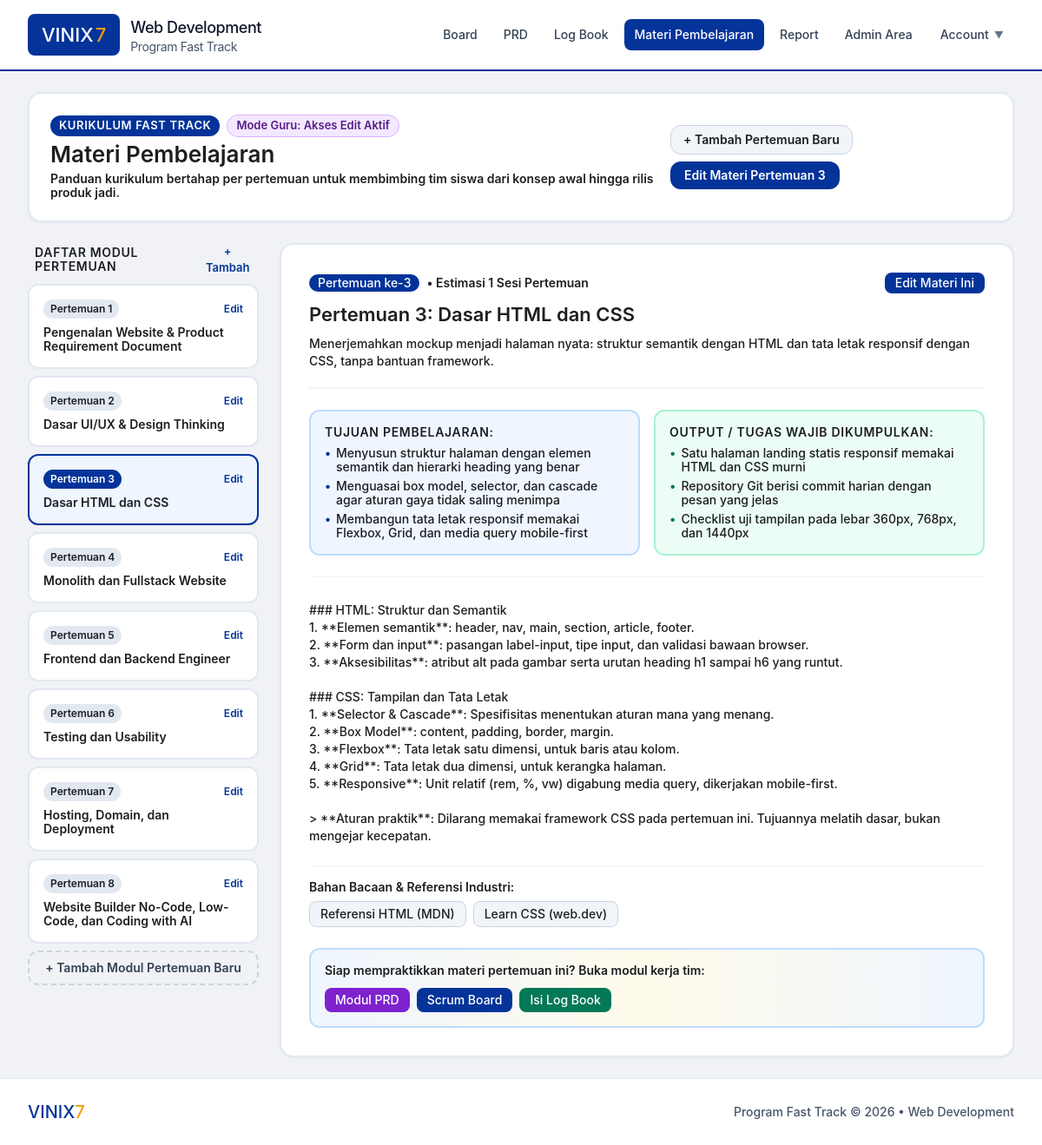
Screenshot of /lms.php?week=3 (signed in) with the database file from the repository.
### tables this page shows
CREATE TABLE lms_modules (
            id TEXT PRIMARY KEY,
            week_number INTEGER NOT NULL,
            title TEXT NOT NULL,
            summary TEXT NOT NULL,
            content TEXT NOT NULL,
            objectives TEXT NOT NULL,
            deliverables TEXT NOT NULL,
            external_links TEXT NOT NULL,
            is_published INTEGER DEFAULT 1
        );

### lms.php (the view, shortened to what this page needs)
<?php
require_once __DIR__ . '/includes/header.php';
$isGuru = ($currentRole === 'guru' || $currentRole === 'super_admin');
$selectedWeek = (int)($_GET['week'] ?? 1);
$stmt = $pdo->query("SELECT * FROM lms_modules ORDER BY week_number ASC");
$modules = $stmt->fetchAll();
$currentModule = null;
foreach ($modules as $m) {
    if ((int)$m['week_number'] === $selectedWeek) {
        $currentModule = $m;
        break;
    }
}
$objectives = $currentModule ? (json_decode($currentModule['objectives'] ?? '[]', true) ?? []) : [];
$deliverables = $currentModule ? (json_decode($currentModule['deliverables'] ?? '[]', true) ?? []) : [];
$externalLinks = $currentModule ? (json_decode($currentModule['external_links'] ?? '[]', true) ?? []) : [];
?>
<div class="space-y-6">
    <div class="bg-white rounded-2xl p-6 border-2 border-slate-200 shadow-sm flex flex-col sm:flex-row sm:items-center justify-between gap-4">
        <div>
            <div class="flex items-center gap-2 mb-1">
                <span class="px-2.5 py-0.5 bg-[#043399] text-white text-[11px] font-black rounded-full uppercase tracking-wider">Kurikulum Fast Track</span>
                <?php if ($isGuru): ?>
                    <span class="px-2.5 py-0.5 bg-purple-100 text-purple-900 border border-purple-300 text-[11px] font-black rounded-full">Mode Guru: Akses Edit Aktif</span>
                <?php else: ?>
                    <span class="px-2.5 py-0.5 bg-slate-100 text-slate-800 border border-slate-300 text-[11px] font-bold rounded-full">Mode Siswa: Hanya Baca</span>
                <?php endif; ?>
            </div>
            <h1 class="text-2xl font-black text-black">Materi Pembelajaran</h1>
            <p class="text-xs text-black font-semibold mt-1">
                Panduan kurikulum bertahap per pertemuan untuk membimbing tim siswa dari konsep awal hingga rilis produk jadi.
            </p>
        </div>
        <div class="flex flex-wrap items-center gap-2">
            <?php if ($isGuru): ?>
                <button type="button" onclick="openEditModuleModal(null)" class="px-3.5 py-2 bg-slate-100 hover:bg-slate-200 text-black border border-slate-300 rounded-xl text-xs font-black transition">
                    + Tambah Pertemuan Baru
                </button>
                <?php if ($currentModule): ?>
                    <button type="button" onclick="openEditModuleModal('<?= htmlspecialchars($currentModule['id']) ?>')" class="px-4 py-2 bg-[#043399] hover:bg-[#021f5c] text-white rounded-xl text-xs font-black shadow-sm transition">
                        Edit Materi Pertemuan <?= $currentModule['week_number'] ?>
                    </button>
                <?php endif; ?>
            <?php else: ?>
                <span class="px-3 py-1.5 bg-blue-50 text-[#043399] border border-blue-200 rounded-xl text-xs font-black">
                    Total <?= count($modules) ?> Modul Pertemuan
                </span>
            <?php endif; ?>
        </div>
    </div>
    <div class="grid grid-cols-1 lg:grid-cols-4 gap-6 items-start">
        <div class="lg:col-span-1 space-y-2">
            <div class="flex items-center justify-between px-2 mb-2">
                <span class="text-xs font-black text-black uppercase tracking-wider">
                    Daftar Modul Pertemuan
                </span>
                <?php if ($isGuru): ?>
                    <button type="button" onclick="openEditModuleModal(null)" class="text-[11px] text-[#043399] hover:underline font-black">
                        + Tambah
                    </button>
                <?php endif; ?>
            </div>
            <?php foreach ($modules as $m): ?>
                <a href="lms.php?week=<?= $m['week_number'] ?>" class="block p-4 rounded-xl border-2 transition <?= (int)$m['week_number'] === $selectedWeek ? 'bg-blue-50 border-[#043399] shadow-sm' : 'bg-white border-slate-200 hover:bg-slate-50' ?>">
                    <div class="flex items-center justify-between">
                        <span class="text-[10px] font-black px-2 py-0.5 rounded-full <?= (int)$m['week_number'] === $selectedWeek ? 'bg-[#043399] text-white' : 'bg-slate-200 text-black' ?>">
                            Pertemuan <?= $m['week_number'] ?>
                        </span>
                        <?php if ($isGuru): ?>
                            <button type="button" onclick="event.preventDefault(); event.stopPropagation(); openEditModuleModal('<?= htmlspecialchars($m['id']) ?>')" class="text-[10px] text-[#043399] hover:underline font-black">
                                Edit
                            </button>
                        <?php endif; ?>
                    </div>
                    <h4 class="text-xs font-black mt-2 text-black line-clamp-2">
                        <?= htmlspecialchars(preg_replace('/^(Minggu|Pekan|Pertemuan) \d+: /', '', $m['title'])) ?>
                    </h4>
                </a>
            <?php endforeach; ?>
            <?php if ($isGuru): ?>
                <button type="button" onclick="openEditModuleModal(null)" class="w-full py-2.5 px-3 border-2 border-dashed border-slate-300 hover:border-[#043399] hover:bg-blue-50 text-slate-700 hover:text-[#043399] rounded-xl text-xs font-black transition text-center mt-2">
                    + Tambah Modul Pertemuan Baru
                </button>
            <?php endif; ?>
        </div>
        <div class="lg:col-span-3 space-y-6">
            <?php if ($currentModule): ?>
                <div class="bg-white rounded-2xl p-6 sm:p-8 border-2 border-slate-200 shadow-sm space-y-6">
                    <div class="border-b-2 border-slate-100 pb-5">
                        <div class="flex flex-wrap items-center justify-between gap-2 mb-2">
                            <div class="flex items-center gap-2">
                                <span class="px-2.5 py-0.5 rounded-full bg-[#043399] text-white text-xs font-bold">
                                    Pertemuan ke-<?= $currentModule['week_number'] ?>
                                </span>
                                <span class="text-xs text-black font-semibold">• Estimasi 1 Sesi Pertemuan</span>
                            </div>
                            <?php if ($isGuru): ?>
                                <button type="button" onclick="openEditModuleModal('<?= htmlspecialchars($currentModule['id']) ?>')" class="px-3 py-1 bg-[#043399] hover:bg-[#021f5c] text-white text-xs font-bold rounded-lg shadow-xs transition">
                                    Edit Materi Ini
                                </button>
                            <?php endif; ?>
                        </div>
                        <h2 class="text-xl sm:text-2xl font-black text-black leading-tight">
                            <?= htmlspecialchars($currentModule['title']) ?>
                        </h2>
                        <p class="text-xs sm:text-sm text-black font-medium mt-2 leading-relaxed">
                            <?= htmlspecialchars($currentModule['summary']) ?>
                        </p>
                    </div>
                    <div class="grid grid-cols-1 md:grid-cols-2 gap-4">
                        <div class="bg-blue-50 p-4 rounded-xl border-2 border-blue-200 space-y-2">
                            <h4 class="text-xs font-black text-black uppercase tracking-wider flex items-center gap-1.5">
                                <span>Tujuan Pembelajaran:</span>
                            </h4>
                            <ul class="space-y-1.5 text-xs text-black font-medium">
                                <?php if (!empty($objectives)): ?>
                                    <?php foreach ($objectives as $obj): ?>
                                        <li class="flex items-start gap-1.5">
                                            <span class="text-[#043399] font-black">•</span>
                                            <span><?= htmlspecialchars($obj) ?></span>
                                        </li>
                                    <?php endforeach; ?>
                                <?php else: ?>
                                    <li class="text-slate-500 italic text-xs">Belum ada tujuan pembelajaran dicatat.</li>
                                <?php endif; ?>
                            </ul>
                        </div>
                        <div class="bg-emerald-50 p-4 rounded-xl border-2 border-emerald-200 space-y-2">
                            <h4 class="text-xs font-black text-black uppercase tracking-wider flex items-center gap-1.5">
                                <span>Output / Tugas Wajib Dikumpulkan:</span>
                            </h4>
                            <ul class="space-y-1.5 text-xs text-black font-medium">
                                <?php if (!empty($deliverables)): ?>
                                    <?php foreach ($deliverables as $del): ?>
                                        <li class="flex items-start gap-1.5">
                                            <span class="text-emerald-700 font-bold">•</span>
                                            <span class="font-bold"><?= htmlspecialchars($del) ?></span>
                                        </li>
                                    <?php endforeach; ?>
                                <?php else: ?>
                                    <li class="text-slate-500 italic text-xs">Belum ada output wajib dicatat.</li>
                                <?php endif; ?>
                            </ul>
                        </div>
                    </div>
                    <div class="pt-2 border-t border-slate-100 text-xs sm:text-sm leading-relaxed space-y-4">
                        <div class="whitespace-pre-line text-black font-medium">
                            <?= htmlspecialchars($currentModule['content']) ?>
                        </div>
                    </div>
                    <?php if (!empty($externalLinks)): ?>
                        <div class="pt-4 border-t border-slate-100">
                            <h4 class="text-xs font-black text-black mb-2">Bahan Bacaan & Referensi Industri:</h4>
                            <div class="flex flex-wrap gap-2">
                                <?php foreach ($externalLinks as $link): ?>
                                    <a href="<?= htmlspecialchars($link['url']) ?>" target="_blank" rel="noopener noreferrer" class="px-3 py-1.5 bg-slate-100 hover:bg-slate-200 border border-slate-300 text-black rounded-lg text-xs font-bold transition flex items-center gap-1">
                                        <span><?= htmlspecialchars($link['title']) ?></span>
                                    </a>
                                <?php endforeach; ?>
                            </div>
                        </div>
                    <?php endif; ?>
                    <div class="bg-gradient-to-r from-blue-50 via-amber-50 to-blue-50 p-4 rounded-xl border-2 border-blue-200 flex flex-wrap items-center justify-between gap-3">
                        <div class="text-xs font-black text-black">
                            Siap mempraktikkan materi pertemuan ini? Buka modul kerja tim:
                        </div>
                        <div class="flex items-center gap-2">
                            <a href="prd.php" class="px-3 py-1.5 rounded-lg bg-purple-700 text-white text-xs font-bold shadow-xs">Modul PRD</a>
                            <a href="board.php" class="px-3 py-1.5 rounded-lg bg-[#043399] text-white text-xs font-bold shadow-xs">Scrum Board</a>
                            <a href="logbook.php" class="px-3 py-1.5 rounded-lg bg-emerald-700 text-white text-xs font-bold shadow-xs">Isi Log Book</a>
                        </div>
                    </div>
                </div>
            <?php endif; ?>
        </div>
    </div>
</div>
<?php require_once __DIR__ . '/includes/footer.php'; ?>

### assets/css/custom.css (style rules this page uses)
:root { --vinix-blue: #043399; --vinix-blue-dark: #021f5c; --vinix-blue-light: #eef3fc; --vinix-yellow: #f59e0b; --vinix-yellow-dark: #d97706; --vinix-yellow-light: #fef8ee; --text-black: #1c1e21; --text-dark: #242526; --text-muted: #65676b; }
html { font-size: 16px; }
body { font-family: 'SF Pro Display', -apple-system, BlinkMacSystemFont, 'Segoe UI', Roboto, Helvetica, Arial, sans-serif; color: var(--text-black); background-color: #f0f2f5; font-size: 16px; line-height: 1.5; -webkit-font-smoothing: antialiased; -moz-osx-font-smoothing: grayscale; }
h1, h2, h3, h4, h5, h6 { font-weight: 600; color: #1c1e21; }
p, span, td, th, label, div, input, textarea, select, button { color: inherit; }
.text-\[10px\] { font-size: 12px !important; }
.text-\[11px\] { font-size: 13px !important; }
.text-xs { font-size: 14px !important; }
.text-xl { font-size: 22px !important; }
.text-2xl { font-size: 26px !important; }
.font-black { font-weight: 600 !important; }
.font-bold { font-weight: 500 !important; }
.text-white { color: #ffffff !important; }
.text-black { color: #1c1e21 !important; }

### includes/header.php (style rules this page uses)
body { font-family: 'SF Pro Display', -apple-system, BlinkMacSystemFont, 'Segoe UI', Roboto, Helvetica, Arial, sans-serif; color: #1c1e21; background-color: #f0f2f5; -webkit-font-smoothing: antialiased; -moz-osx-font-smoothing: grayscale; }
h1, h2, h3, h4, h5, h6, p, span, td, th, label, div, input, textarea, select { color: inherit; }
.text-white { color: #ffffff !important; }
.text-black { color: #1c1e21 !important; }

### rows the page displays
lms_modules: week_number "3", title "Dasar HTML dan CSS", title "Pertemuan 3: Dasar HTML dan CSS", summary "Menerjemahkan mockup menjadi halaman nyata: struktur semantik dengan HTML dan tata letak responsif dengan CSS, tanpa bantuan framework.", objectives "Menyusun struktur halaman dengan elemen semantik dan hierarki heading yang benar", objectives "Menguasai box model, selector, dan cascade agar aturan gaya tidak saling menimpa", objectives "Membangun tata letak responsif memakai Flexbox, Grid, dan media query mobile-first", deliverables "Satu halaman landing statis responsif memakai HTML dan CSS murni", deliverables "Repository Git berisi commit harian dengan pesan yang jelas", deliverables "Checklist uji tampilan pada lebar 360px, 768px, dan 1440px", content "### HTML: Struktur dan Semantik 1. **Elemen semantik**: header, nav, main, section, article, footer. 2. **Form dan input**: pasangan label-input, tipe input, dan validasi bawaan browser. 3. **Aksesibilitas**: atribut alt pada gambar serta urutan heading h1 sampai h6 yang runtut. ### CSS: Tampilan dan Tata Letak 1. **Selector & Cascade**: Spesifisitas menentukan aturan mana yang menang. 2. **Box Model**: content, padding, border, margin. 3. **Flexbox**: Tata letak satu dimensi, untuk baris atau kolom. 4. **Grid**: Tata letak dua dimensi, untuk kerangka halaman. 5. **Responsive**: Unit relatif (rem, %, vw) digabung media query, dikerjakan mobile-first. > **Aturan praktik**: Dilarang memakai…"
lms_modules: week_number "1", title "Pengenalan Website & Product Requirement Document"
lms_modules: week_number "2", title "Dasar UI/UX & Design Thinking"
lms_modules: week_number "4", title "Monolith dan Fullstack Website"
lms_modules: week_number "5", title "Frontend dan Backend Engineer"
lms_modules: week_number "6", title "Testing dan Usability"
lms_modules: week_number "7", title "Hosting, Domain, dan Deployment"
lms_modules: week_number "8", title "Website Builder No-Code, Low-Code, dan Coding with AI"

### other values shown
$link['title'] "Referensi HTML (MDN)"
$link['title'] "Learn CSS (web.dev)"
